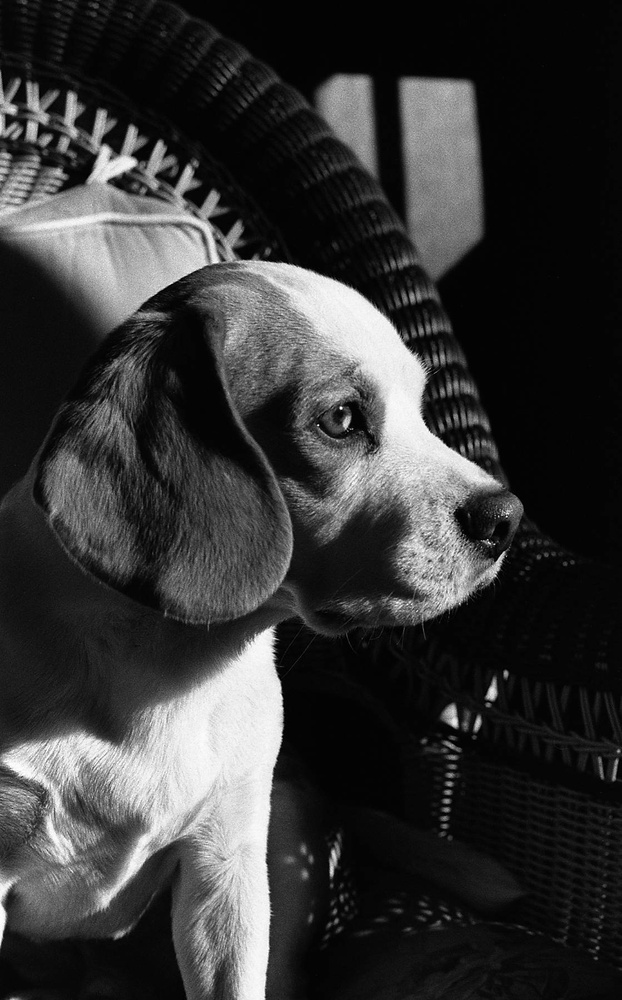
#> input picture image1.jpg, 622 x 1000 px, shrunk from 1119 x 1799 before the run, found by its file name
$ jupyter execute --allow-errors Lab1.ipynb
#> lines starting #> are read from the running program, lines starting #| are printed output that depends on the picture
[cell 1]
import numpy as np
import cv2
import matplotlib.pyplot as plt

np.seterr(divide='ignore', invalid='ignore')

[cell 2]
image1 = cv2.imread('/home/sveta/Untitled Folder/image1.jpg', cv2.IMREAD_GRAYSCALE)
#> image1 is the input picture: shape (1000, 622); min 0, max 255, mean 54.9
image2 = cv2.imread('/home/sveta/Untitled Folder/image2.jpg', cv2.IMREAD_GRAYSCALE)
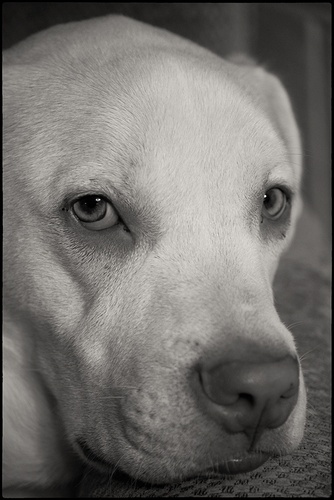
#> input picture image2.jpg, 334 x 500 px, shrunk from 600 x 900 before the run, found by its file name
#> image2: shape (500, 334); min 0, max 255, mean 111.9
image3_h = cv2.imread('/home/sveta/Untitled Folder/image3_h.jpg', cv2.IMREAD_GRAYSCALE)
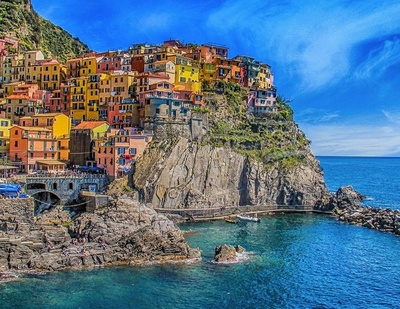
#> input picture image3_h.jpg, 400 x 309 px, shrunk from 720 x 555 before the run, found by its file name
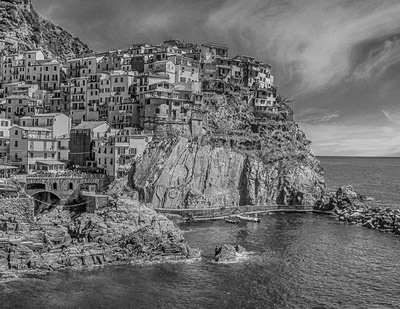
#> image3_h: shape (309, 400); min 0, max 240, mean 110.4
image3_l = cv2.imread('/home/sveta/Untitled Folder/image3_l.jpg', cv2.IMREAD_GRAYSCALE)
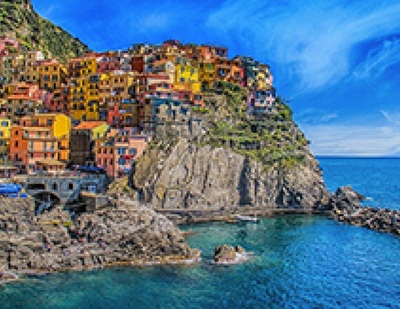
#> input picture image3_l.jpg, 400 x 309 px, shrunk from 719 x 555 before the run, found by its file name
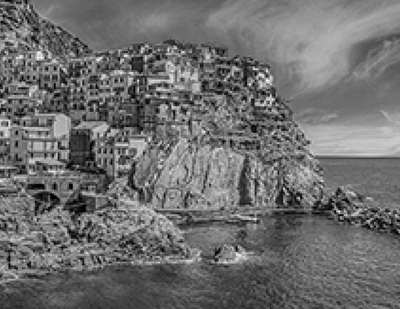
#> image3_l: shape (309, 400); min 0, max 255, mean 110.5

[cell 3]
'''Виконати 2D лінійну фільтрацію зображення з різними значеннями ядра. Провести порівняльний аналіз'''
def f_2d(image, kernel):
    kernel_h, kernel_w = np.shape(kernel)
    image = np.pad(image, 1, mode='mean')

    output = np.zeros((image.shape))

    for i in range(im_h - kernel_h):
        for j in range(im_w - kernel_w):
            i_h, j_w = i + kernel_h, j + kernel_w
            output[i, j] = np.sum(image[i:i_h, j:j_w] * kernel, axis=(0, 1))
#> output: shape (1002, 624) float64; every value is 0

    output = (output - output.min(axis=0)) / (output.max(axis=0) - output.min(axis=0))
    return output * 255

[cell 4]
kernel1 = [[-3, -4, -3],[0,0,0],[-3, -4, -3]]
kernel2 = [[3, 3, 3], [0,0,0], [-3, -3, -3]]
kernel3 = [[1,0,-1], [5,0,-5], [1,0,-1]]

[cell 5]
def plot(image):
    fig = plt.figure(figsize=(15,15))
    ax = fig.add_subplot(1, 4, 1)
    imgplot = plt.imshow(image, cmap='gray', vmin=0, vmax=255)
    ax.set_title('Gray original')

    ax = fig.add_subplot(1, 4, 2)
    imgplot = plt.imshow(f_2d(image, kernel1), cmap='gray', vmin=0, vmax=255)
#> in f_2d (call 2), `image = np.pad(image, 1, mode='mean')`:
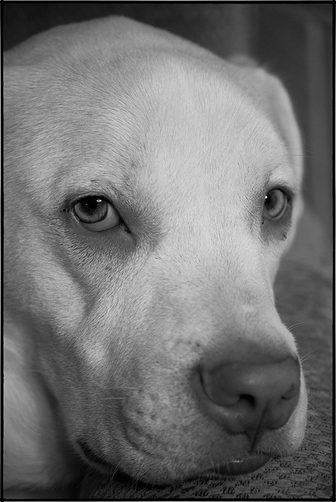
#> image: shape (502, 336); min 0, max 255, mean 111.9
#> after the loop in f_2d (call 2), `for i in range(im_h - kernel_h):`: output: shape (502, 336) float64; every value is 0
#> in f_2d (call 3), `image = np.pad(image, 1, mode='mean')`:
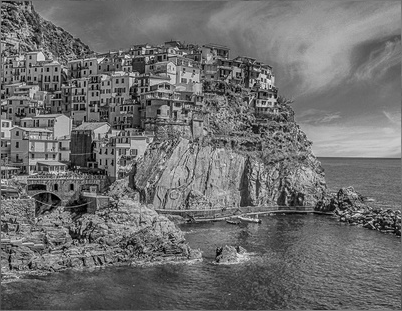
#> image: shape (311, 402); min 0, max 240, mean 110.4
#> after the loop in f_2d (call 3), `for i in range(im_h - kernel_h):`: output: shape (311, 402) float64; every value is 0
#> in f_2d (call 4), `image = np.pad(image, 1, mode='mean')`:
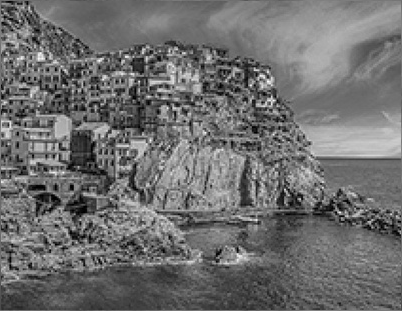
#> image: shape (311, 402); min 0, max 255, mean 110.5
